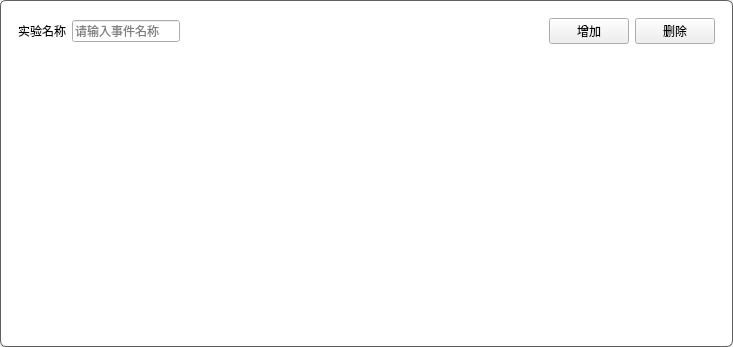
<?xml version="1.0" encoding="UTF-8"?>
<ui version="4.0">
 <class>EventItem</class>
 <widget class="QWidget" name="EventItem">
  <property name="geometry">
   <rect>
    <x>0</x>
    <y>0</y>
    <width>733</width>
    <height>347</height>
   </rect>
  </property>
  <property name="sizePolicy">
   <sizepolicy hsizetype="Preferred" vsizetype="Fixed">
    <horstretch>0</horstretch>
    <verstretch>0</verstretch>
   </sizepolicy>
  </property>
  <property name="windowTitle">
   <string>Form</string>
  </property>
  <layout class="QVBoxLayout" name="verticalLayout_2">
   <property name="spacing">
    <number>0</number>
   </property>
   <property name="leftMargin">
    <number>0</number>
   </property>
   <property name="topMargin">
    <number>0</number>
   </property>
   <property name="rightMargin">
    <number>0</number>
   </property>
   <property name="bottomMargin">
    <number>0</number>
   </property>
   <item>
    <widget class="QWidget" name="widget_item" native="true">
     <property name="styleSheet">
      <string notr="true">QWidget#widget_item{
background-color: rgb(255, 255, 255);
border:1px solid rgb(95, 95, 95);
border-radius:6px;
}</string>
     </property>
     <layout class="QVBoxLayout" name="verticalLayout">
      <item>
       <widget class="QWidget" name="widget" native="true">
        <property name="sizePolicy">
         <sizepolicy hsizetype="Preferred" vsizetype="Fixed">
          <horstretch>0</horstretch>
          <verstretch>0</verstretch>
         </sizepolicy>
        </property>
        <layout class="QHBoxLayout" name="horizontalLayout">
         <item>
          <widget class="QLabel" name="label_17">
           <property name="sizePolicy">
            <sizepolicy hsizetype="Fixed" vsizetype="Preferred">
             <horstretch>0</horstretch>
             <verstretch>0</verstretch>
            </sizepolicy>
           </property>
           <property name="text">
            <string>实验名称</string>
           </property>
          </widget>
         </item>
         <item>
          <widget class="QLineEdit" name="task_event">
           <property name="sizePolicy">
            <sizepolicy hsizetype="Fixed" vsizetype="Fixed">
             <horstretch>0</horstretch>
             <verstretch>0</verstretch>
            </sizepolicy>
           </property>
           <property name="placeholderText">
            <string>请输入事件名称</string>
           </property>
          </widget>
         </item>
         <item>
          <spacer name="horizontalSpacer">
           <property name="orientation">
            <enum>Qt::Orientation::Horizontal</enum>
           </property>
           <property name="sizeHint" stdset="0">
            <size>
             <width>40</width>
             <height>20</height>
            </size>
           </property>
          </spacer>
         </item>
         <item>
          <widget class="QPushButton" name="add_child">
           <property name="sizePolicy">
            <sizepolicy hsizetype="Fixed" vsizetype="Fixed">
             <horstretch>0</horstretch>
             <verstretch>0</verstretch>
            </sizepolicy>
           </property>
           <property name="text">
            <string>增加</string>
           </property>
          </widget>
         </item>
         <item>
          <widget class="QPushButton" name="delete_child">
           <property name="sizePolicy">
            <sizepolicy hsizetype="Fixed" vsizetype="Fixed">
             <horstretch>0</horstretch>
             <verstretch>0</verstretch>
            </sizepolicy>
           </property>
           <property name="text">
            <string>删除</string>
           </property>
          </widget>
         </item>
        </layout>
       </widget>
      </item>
      <item>
       <widget class="QWidget" name="widget_2" native="true">
        <layout class="QVBoxLayout" name="eventItemLayout"/>
       </widget>
      </item>
     </layout>
    </widget>
   </item>
  </layout>
 </widget>
 <resources/>
 <connections/>
</ui>
